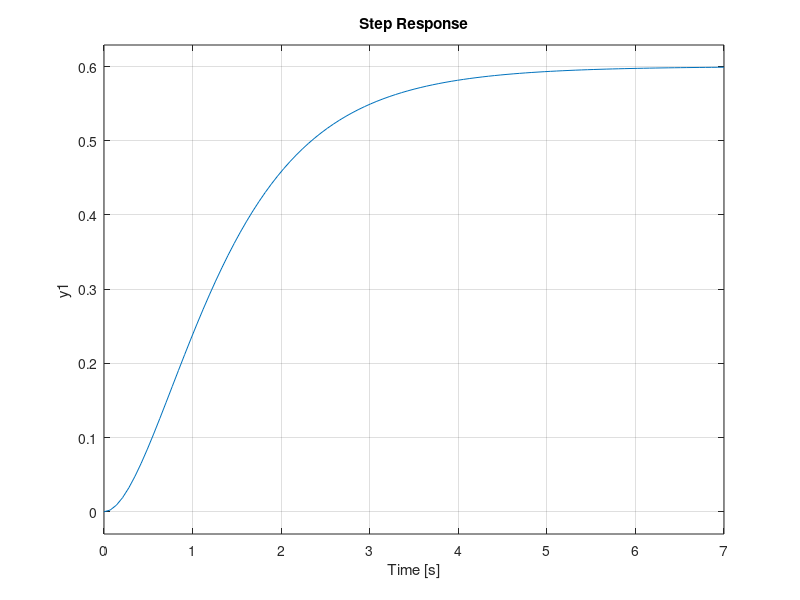
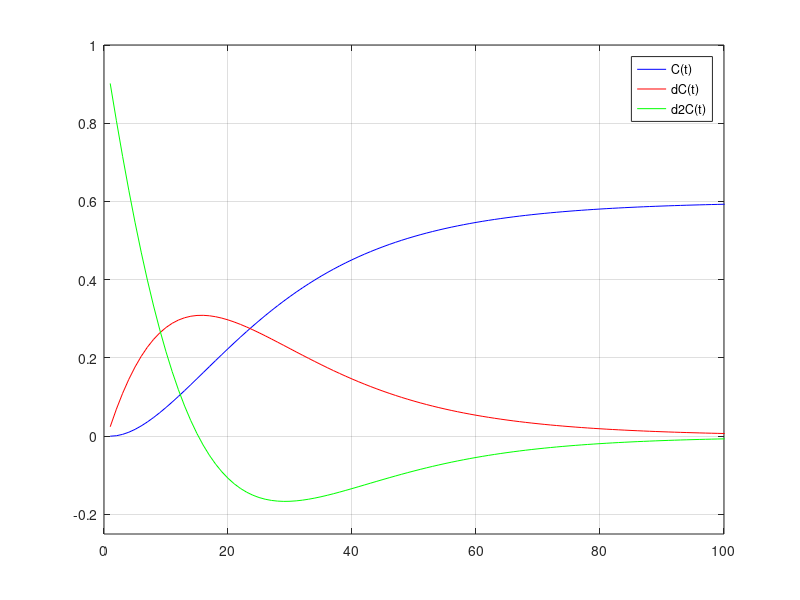
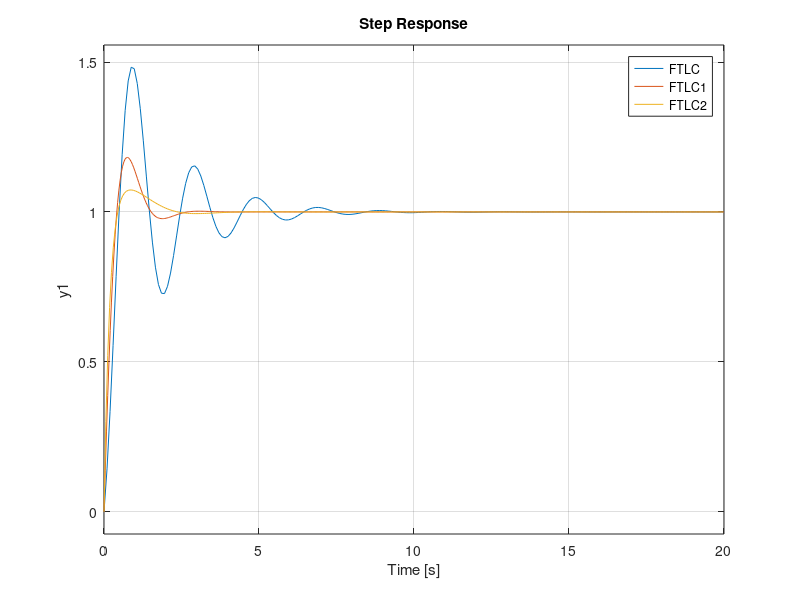

MATLAB code for these plots, in order: (Note: this script raises an error after producing the figures.)
% Sintonización de Controladores y Ultima Ganancia27/05

%% Método 1: Curva de Reacción del Proceso

clc

num = [1 3];
den = [1 5 9 5];
Gp = tf(num, den)
H = 1    % para calcular el punto de inflexion

figure(1)
step(Gp*H)

dt = 0.05;
t = 0:dt:8;
C = step(Gp,t);
dC = diff(C)/dt;    % derivada
d2C = diff(dC)/dt;  % derivada segunda

[m,p] = max(dC)
tpi = t(p)          % tiempo de punto de inflexion, se da en el 0.75
Cpi = C(p)          % se da en el 0.1625

L = 0.2241;
T = 1.9418;
kp = 1.2*T/L;
Ti = 2*L
Td = 0.5*L;
ki = kp/Ti;
kd = kp*Td;

Gc = tf([kd kp ki], [1 0])
FTLC = feedback(Gc*Gp, H)

% Mejoramos los parametros (1)
kp1 = 1.5*kp;
kd1 = 3*kd;
ki1 = ki;
Gc = tf([kd1 kp1 ki1], [1 0])
FTLC1 = feedback(Gc*Gp, H)

% Mejoramos los parametros (2)
kp2 = 1.5*kp;
kd2 = 5*kd;
ki2 = ki;
Gc = tf([kd2 kp2 ki2], [1 0])
FTLC2 = feedback(Gc*Gp, H)

figure(2)
plot(C, "b")
hold on
plot(dC, "r")
plot(d2C, "g")
legend('C(t)', 'dC(t)', 'd2C(t)')
axis([0 100 -0.25 1])
grid

figure(3)
step(FTLC, FTLC1, FTLC2)

%% Metodo 2: Método de la última ganancia

p1 = 0;
p2 = -1;
p3 = -2;
z = '';
k = 1;
p = [p1, p2, p3];
[num, den] = zp2tf(z,p,k)
Gp = tf(num, den)
H = 1
FTLA = Gp*H
figure(1)
rlocus(FTLA)
axis([-3 2 -4 4])
